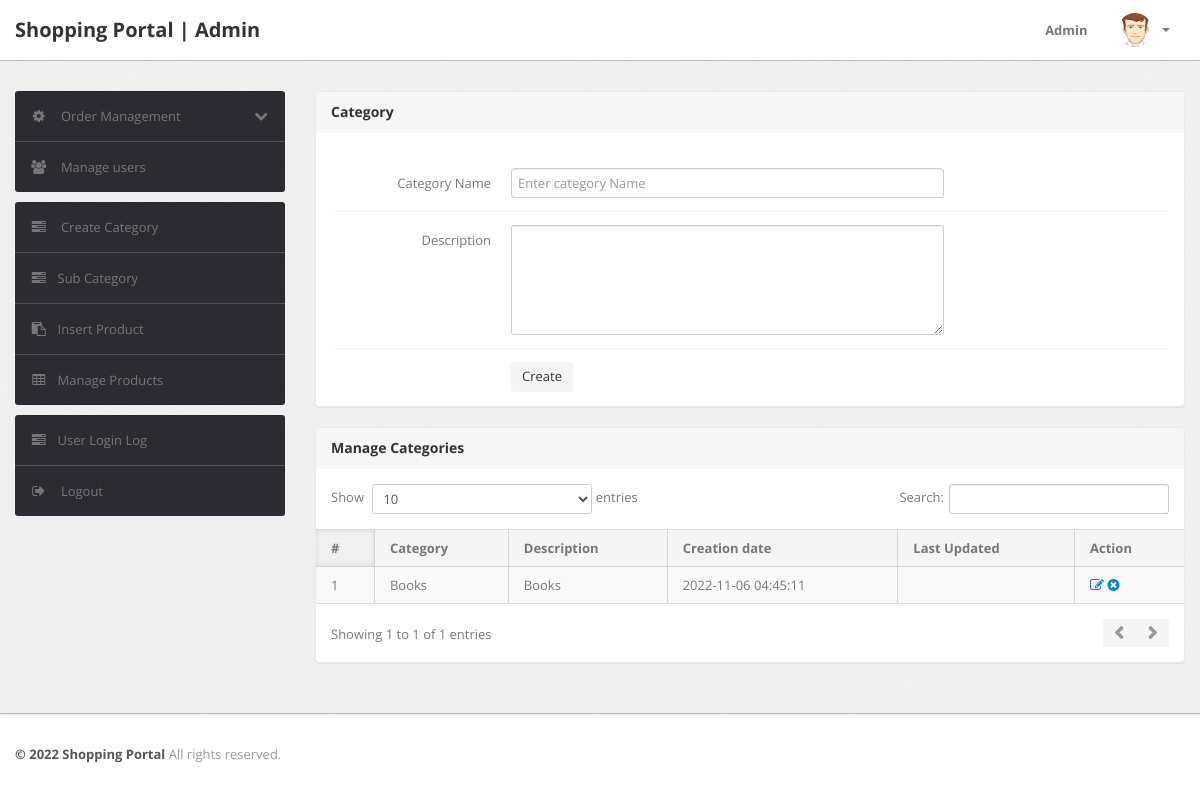
The app's page /admin/category.php (signed in) with its own data.
### tables this page shows
CREATE TABLE `category` (
  `id` int(11) NOT NULL,
  `categoryName` varchar(255) DEFAULT NULL,
  `categoryDescription` longtext DEFAULT NULL,
  `creationDate` timestamp NOT NULL DEFAULT current_timestamp(),
  `updationDate` varchar(255) DEFAULT NULL
);

### admin/category.php (the view, shortened to what this page needs)
<?php
include('include/config.php');
if(strlen($_SESSION['alogin'])==0)
	{
header('location:index.php');
}
else{
?>
<!DOCTYPE html>
<html lang="en">
<head>
	<link type="text/css" href="bootstrap/css/bootstrap.min.css" rel="stylesheet">
	<link type="text/css" href="bootstrap/css/bootstrap-responsive.min.css" rel="stylesheet">
	<link type="text/css" href="css/theme.css" rel="stylesheet">
	<link type="text/css" href="images/icons/css/font-awesome.css" rel="stylesheet">
</head>
<body>
<?php include('include/header.php');?>
	<div class="wrapper">
		<div class="container">
			<div class="row">
<?php include('include/sidebar.php');?>
			<div class="span9">
					<div class="content">
						<div class="module">
							<div class="module-head">
								<h3>Category</h3>
							</div>
							<div class="module-body">
									<br />
			<form class="form-horizontal row-fluid" name="Category" method="post" >
<div class="control-group">
<label class="control-label" for="basicinput">Category Name</label>
<div class="controls">
<input type="text" placeholder="Enter category Name"  name="category" class="span8 tip" required>
</div>
</div>
<div class="control-group">
											<label class="control-label" for="basicinput">Description</label>
											<div class="controls">
												<textarea class="span8" name="description" rows="5"></textarea>
											</div>
										</div>
	<div class="control-group">
											<div class="controls">
												<button type="submit" name="submit" class="btn">Create</button>
											</div>
										</div>
									</form>
							</div>
						</div>
	<div class="module">
							<div class="module-head">
								<h3>Manage Categories</h3>
							</div>
							<div class="module-body table">
								<table cellpadding="0" cellspacing="0" border="0" class="datatable-1 table table-bordered table-striped	 display" width="100%">
									<thead>
										<tr>
											<th>#</th>
											<th>Category</th>
											<th>Description</th>
											<th>Creation date</th>
											<th>Last Updated</th>
											<th>Action</th>
										</tr>
									</thead>
									<tbody>
<?php $query=mysqli_query($con,"select * from category");
$cnt=1;
while($row=mysqli_fetch_array($query))
{
?>
										<tr>
											<td><?php echo htmlentities($cnt);?></td>
											<td><?php echo htmlentities($row['categoryName']);?></td>
											<td><?php echo htmlentities($row['categoryDescription']);?></td>
											<td> <?php echo htmlentities($row['creationDate']);?></td>
											<td><?php echo htmlentities($row['updationDate']);?></td>
											<td>
											<a href="edit-category.php?id=<?php echo $row['id']?>" ><i class="icon-edit"></i></a>
											<a href="category.php?id=<?php echo $row['id']?>&del=delete" onClick="return confirm('Are you sure you want to delete?')"><i class="icon-remove-sign"></i></a></td>
										</tr>
										<?php $cnt=$cnt+1; } ?>
								</table>
							</div>
						</div>
					</div>
				</div>
			</div>
		</div>
	</div>
<?php include('include/footer.php');?>
</body>
<?php } ?>

### records on screen
category: categoryName "Books", categoryDescription "Books", creationDate "2022-11-06 04:45:11"
